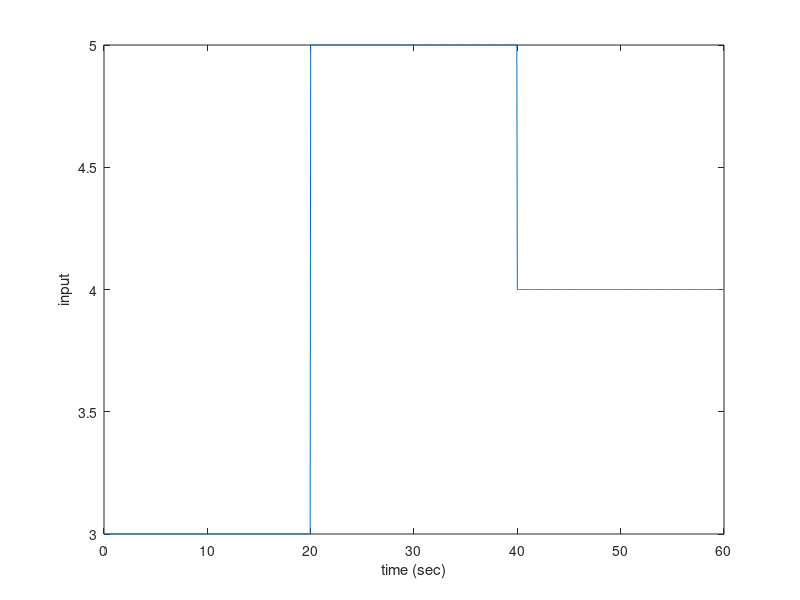

Recreate this plot in MATLAB. (Note: this script raises an error after producing the figure.)

clc;
clear all;

load('basamak_2018')

figure('Name','Input')
plot(t,u)
xlabel('time (sec)')
ylabel('input')

model_narx = readfis('model_narx.fis');
model_noe = readfis('model_noe.fis');

u1 = u(2:end-1);
u2 = u(1:end-2);
y1 = y(2:end-1);
y2 = y(1:end-2);

output1 = evalfis([u2 u1 y2 y1],model_narx);
output2 = evalfis([u2 u1 y2 y1],model_noe);

plot(t(1:end-2),output1,t(1:end-2),output2)
legend('narx','noe');

xlabel('time (sec)');
ylabel('output');